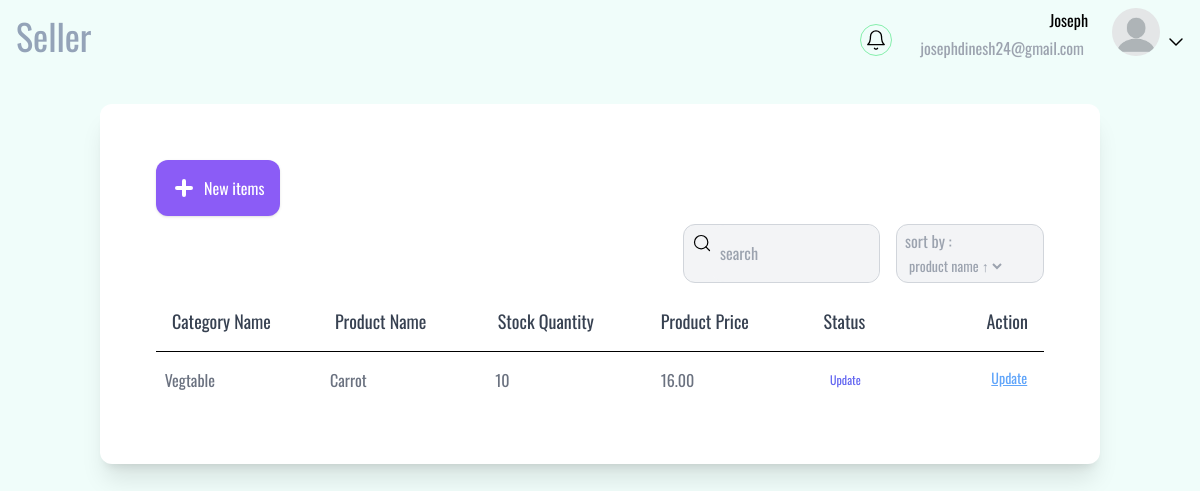
/seller (signed in), run on the app's committed database.
### admin/models.py (models this page shows, shortened)
class Seller(db.Model,UserMixin):
    __tablename__ = "seller_info"
    seller_id = db.Column(UUID(as_uuid=True),primary_key=True,default=uuid.uuid4)
    seller_name = db.Column(db.String(100),nullable=False)
    email_id = db.Column(db.String(250),nullable=False,unique=True)
    email_verification = db.Column(db.Boolean,default=False)
    mobile_number = db.Column(db.String(100),nullable=False,unique=True)
    password = db.Column(db.String(200),nullable=False)
    company_name = db.Column(db.String(200),nullable=False)
    street = db.Column(db.Text,nullable=False)
    city = db.Column(db.String(100),nullable=False)
    state = db.Column(db.String(100),nullable=False)
    postal_code = db.Column(db.String(20),nullable=False)
    country = db.Column(db.String(100),nullable=False)
    document_copy = db.Column(db.Text,nullable=False)  # Photo Document
    company_description = db.Column(db.Text)
    created_date = db.Column(db.DateTime, default=db.func.current_timestamp())
    updated_date = db.Column(db.DateTime, default=db.func.current_timestamp(), onupdate=db.func.current_timestamp())
    approved_status = db.Column(db.String(50),nullable=False,default='pending')   # Approved or Reject
    admin_id = db.Column(UUID(as_uuid=True),db.ForeignKey('admin_info.admin_id'))
    deleted_date = db.Column(db.DateTime, nullable=True)

class Product(db.Model):
    __tablename__ = "products"
    product_id = db.Column(UUID(as_uuid=True), primary_key=True, default=uuid.uuid4)
    seller_id = db.Column(UUID(as_uuid=True), db.ForeignKey('seller_info.seller_id'))
    product_name = db.Column(db.String(255), nullable=False)
    product_description = db.Column(db.Text)
    product_price = db.Column(db.Numeric(10, 2), nullable=False)
    category_id = db.Column(UUID(as_uuid=True), db.ForeignKey('categories.category_id'))
    product_quantity = db.Column(db.Integer, default=0)
    product_images = db.Column(db.Text)
    created_date = db.Column(db.DateTime, default=db.func.current_timestamp())
    updated_date = db.Column(db.DateTime, default=db.func.current_timestamp(), onupdate=db.func.current_timestamp())
    deleted_date = db.Column(db.DateTime, nullable=True)
    approved_status = db.Column(db.String(50),nullable=False,default='pending')
    seller = db.relationship('Seller',backref=db.backref('product',lazy=True,cascade='all, delete-orphan'))
    category = db.relationship('Category', backref=db.backref('products', lazy=True,cascade='all, delete-orphan'))
    admin_id = db.Column(UUID(as_uuid=True),db.ForeignKey('admin_info.admin_id'))

class Category(db.Model):
    __tablename__ = 'categories'
    category_id = db.Column(UUID(as_uuid=True), primary_key=True, default=uuid.uuid4)
    category_name = db.Column(db.String(255), nullable=False)
    display = db.Column(db.Boolean, default=True)
    created_date = db.Column(db.DateTime, default=db.func.current_timestamp())
    updated_date = db.Column(db.DateTime, default=db.func.current_timestamp(), onupdate=db.func.current_timestamp())
    deleted_date = db.Column(db.DateTime, nullable=True)
    parent_category_id = db.Column(UUID(as_uuid=True), db.ForeignKey('categories.category_id'))
    parent_category = db.relationship('Category', remote_side=[category_id],backref=db.backref('subcategories'))
    admin_id = db.Column(UUID(as_uuid=True),db.ForeignKey('admin_info.admin_id'))

### admin/sellers/routes.py (the view)
@seller.route('/seller')
@login_required
def seller_home():
    if isinstance(current_user,Admin):
        return redirect(url_for('admins.adminsite'))
    if isinstance(current_user,User):
        return redirect(url_for('mains.index'))
    if current_user.is_authenticated:
        products = Product.query.order_by(Product.product_name).filter_by(seller_id=current_user.seller_id)
        return render_template('seller/home.html',products=products)
    return render_template('seller/home.html')

### admin/models.py (called while the page is built)
@login_manager.user_loader
def load_user(id):
    user_id = uuid.UUID(id)
    admin = Admin.query.get(user_id)
    if admin:
        return admin
    seller =  Seller.query.get(user_id)
    if seller:
        return seller
    return User.query.get(user_id)

### admin/templates/seller/home.html (shortened to what this page needs)
{% extends 'seller/base.html' %}
{% block body %}
{% if products %}
<section class="flex justify-center ">
    <div class="container w-5/6">
        <div class="w-full p-14 bg-white rounded-xl shadow-xl flex flex-col space-y-2">
            <a href="{{url_for('products.newitem')}}" class="p-4 w-fit hover:text-slate-400 shadow hover:shadow-2xl rounded-xl bg-violet-500">
                <div class="flex space-x-2">
                    <h2 class="text-white">New items</h2>
                </div>
            </a>
            <div class="flex justify-end space-x-4">
                <div class="flex border border-gray-300 bg-gray-100 rounded-xl">
                    <input type="search" placeholder="search" class="p-1 px-2 bg-gray-100 rounded-xl focus:outline-none">
                </div>
                <div class="w-1/6 bg-gray-100 border border-gray-300 rounded-xl text-gray-400 p-1 px-2 ">
                    sort by :
                    <select class="selection w-fit bg-gray-100 text-sm focus:outline-none">
                        <option  class="selectedoption bg-white text-black " value="product_ascending">product name ↑</option>
                    </select>
                </div>
            </div>
            <div class="w-full divide-y divide-black mt-4">
                <div class="w-full flex justify-between my-4 px-4 text-gray-700 text-lg capitalize">
                    <h2 class="w-1/6">Category Name</h2>
                    <h2 class="w-1/6">Product Name</h2>
                    <h2 class="w-1/6">Stock Quantity</h2>
                    <h2 class="w-1/6">Product Price</h2>
                    <h2 class="w-1/6">Status</h2>
                    <h2>Action</h2>
                </div>
                {% for product in products %}
                    <div class="w-full flex justify-around py-4 text-gray-500 text-m capitalize">
                        <h2 class="w-1/6">{{product.category.category_name}}</h2>
                        <h2 class="w-1/6">{{product.product_name}}</h2>
                        <h2 class="w-1/6">{{product.product_quantity}}</h2>
                        <h2 class="w-1/6">{{product.product_price}}</h2>
                        <h2 class="w-1/6 {{ 'text-green-600' if product.approved_status=='approved' else 'text-yellow-500' if product.approved_status=='pending' else 'text-indigo-500' }} p-1 text-xs rounded-lg ">{{product.approved_status}}</h2>
                        <a {{ "href=updateitem/%s"|format(product.product_id) if product.approved_status =='approved' else '' }}><span class="text-blue-400 text-sm flex items-center pr-2 underline">update</span></a>
                    </div>
                {% endfor %}
            </div>
        </div>
    </div>
</section>
{% endif %}
{% endblock %}

### admin/templates/seller/base.html (shortened to what this page needs)
<!DOCTYPE html>
<head>
    <link href="{{url_for('static',filename='css/alert.css')}}" rel="stylesheet">
    <script src="https://cdn.tailwindcss.com"></script>
</head>
<body class="oswald flex w-full bg-teal-50 ">
            <header class="w-full flex flex-col justify-items-end space-y-4" >
                <div class="relative w-full flex flex-row justify-between">
                    <a href="{{url_for('sellers.seller_home')}}" class="p-4 hover:text-slate-400">
                        <h1 class="text-4xl">Seller</h1>
                    </a>
                    <div class="w-3/6 flex justify-end">
                        <nav class="flex space-x-6 p-2">
                            <div class="mt-4">
                            </div>
                            <div class="w-fit text-black flex flex-col items-end">
                                <h1>{{current_user.seller_name}}</h1>
                                <h3 class="text-gray-400 p-1 ">{{current_user.email_id}} </h3>
                            </div>
                            <div class="flex">
                                <img class="rounded-full w-12 h-12" alt="profile">
                                <button id="dropdownbutton">
                                    <svg class="mt-4 m-1" width="24" height="24" viewBox="0 0 16 16" fill="none" xmlns="http://www.w3.org/2000/svg">
                                        <path d="M4 6L8 10L12 6" stroke="black" stroke-width=".966667" stroke-linecap="round" stroke-linejoin="round"/>
                                    </svg>
                                </button>
                            </div>
                        </nav>
                    </div>
                </div>
            {% block body %} {% endblock %}
            </header>
</body>

### admin/templates/seller/base.html (style rules this page uses)
.oswald { font-family: "Oswald", sans-serif; font-optical-sizing: auto; font-weight: 400; font-style: normal; }

### data on the page
Seller: seller_name "Joseph", email_id "josephdinesh24@gmail.com"
Product: category.category_name "Vegtable", product_name "Carrot", product_quantity "10", product_price "16.00", approved_status "Update"
